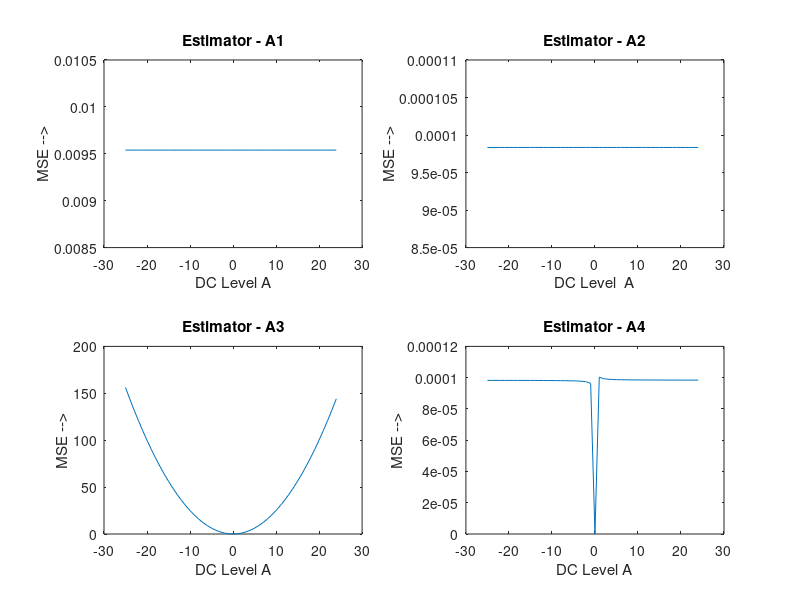

Here is the MATLAB script that generated this plot:
clc;
clear;
close all;

% Parameters
A = -25:1:24;
N = 1000; % Number of observations
sigma = 0.1; % Noise variance

% White Gaussian Noise samples
noise = sqrt(sigma) * randn(N, 1);

% Initialization
x = zeros(N, 1);
MSE = zeros(length(A), 4);

for A_id = 1:length(A)
    for k = 1:N
        x(k) = A(A_id) + noise(k);
    end

    % Estimators
    A1 = x(1);
    A2 = mean(x);
    A3 = 0.5 * mean(x);
    A4 = (A(A_id)^2 / (A(A_id)^2 + (sigma/N))) * mean(x);

    Est = [A1, A2, A3, A4];

    % Calculate Mean Squared Error (MSE) for each estimator
    for l = 1:length(Est)
        MSE(A_id, l) = mean(abs(Est(l) - A(A_id))^2);
    end
end

% Plotting
subplot(2,2,1)
plot(A, MSE(:,1))
xlabel('DC Level A')
ylabel('MSE -->')
title('Estimator - {A1}')

subplot(2,2,2)
plot(A, MSE(:,2))
xlabel('DC Level  A')
ylabel('MSE -->')
title('Estimator - {A2}')

subplot(2,2,3)
plot(A, MSE(:,3))
xlabel('DC Level A')
ylabel('MSE -->')
title('Estimator - {A3}')

subplot(2,2,4)
plot(A, MSE(:,4))
xlabel('DC Level A')
ylabel('MSE -->')
title('Estimator - {A4}')
